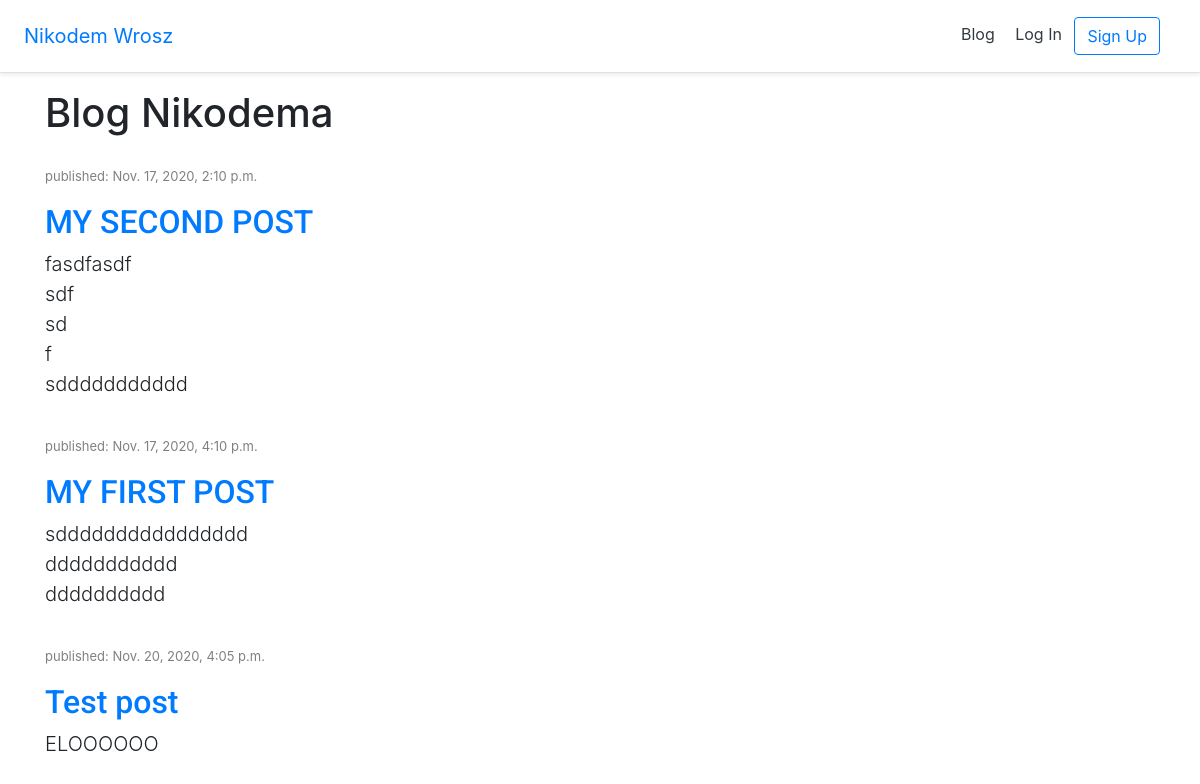
The page /blog/ on the database as committed earlier.
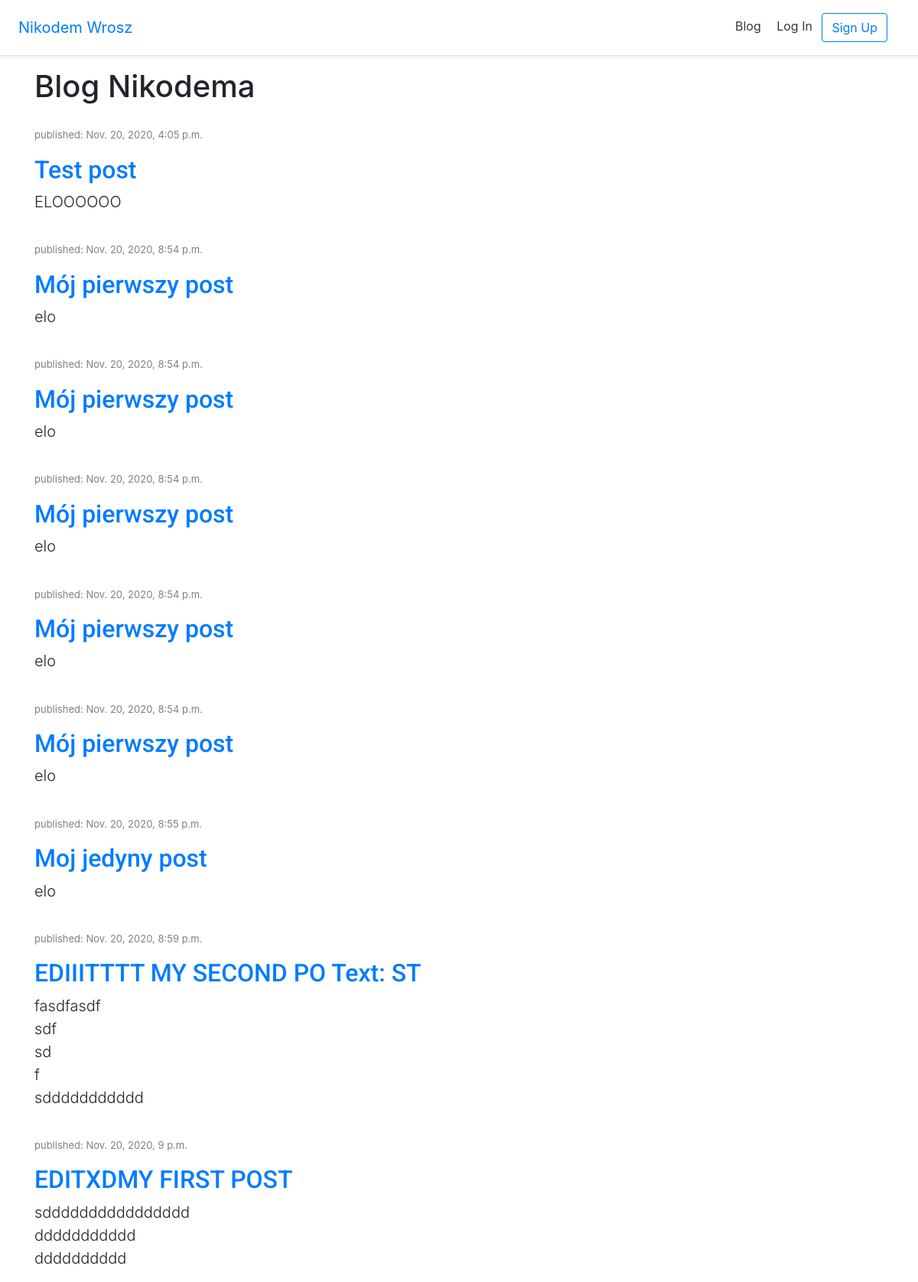
The same page on the database as committed later.
### blog/models.py (models this page shows, shortened)
class Post(models.Model):
    author = models.ForeignKey('users.CustomUser', on_delete=models.CASCADE)
    title = models.CharField(max_length=200)
    text = models.TextField()
    created_date = models.DateTimeField(
            default=timezone.now)
    published_date = models.DateTimeField(
            blank=True, null=True)

### blog/views.py (the view)
# urls.py: path('', views.post_list, name='post_list'),
def post_list(request):
    posts = Post.objects.filter(published_date__lte=timezone.now()).order_by('published_date')
    return render(request, 'blog/post_list.html',{'posts' : posts})

### templates/blog/post_list.html (shortened to what this page needs)
{% extends '_base.html' %}
{% load static %}
{% block content %}
<h1>Blog Nikodema</h1>
       {% for post in posts %}
            <div class="post">
                <p class="date">published: {{ post.published_date }}</p>
                <h2><a href="{% url 'post_detail' pk=post.pk %}">{{ post.title }}</a></h2>
                <p class="lead">{{ post.text|linebreaksbr }}</p>
            </div>
        {% endfor %}
{% endblock content %}

### templates/_base.html (shortened to what this page needs)
{% load static %}
<!DOCTYPE html>
<html>
<head>
  <link rel="stylesheet" href="https://stackpath.bootstrapcdn.com/bootstrap/4.5.0/css/bootstrap.min.css">
  <link rel="stylesheet" href="{% static 'css/base.css' %}">
</head>
<body>
  <header>
    <div class="d-flex flex-column flex-md-row align-items-center p-3 px-md-4
     mb-3 bg-white border-bottom shadow-sm">
      <a href="{% url 'home' %}" class="navbar-brand my-0 mr-md-auto
      font-weight-normal">Nikodem Wrosz</a>
      <nav class="my-2 my-md-0 mr-md-3">
        <a class="p-2 text-dark" href="{% url 'post_list' %}">Blog</a>
        {% if user.is_authenticated %}
          <a class="p-2 text-dark" href="{% url 'account_logout' %}">Log Out</a>
        {% else %}
          <a class="p-2 text-dark" href="{% url 'account_login' %}">Log In</a>
          <a class="btn btn-outline-primary"
            href="{% url 'account_signup' %}">Sign Up</a>
        {% endif %}
      </nav>
    </div>
  </header>
  <div class="container">
    {% block content %}
    {% endblock content %}
  </div>
</body>
</html>

### static/css/base.css (style rules this page uses)
.post { padding-top: 2%; }
.post h2 { font-family: 'Roboto'; }
.post .date { color: grey; font-size: small; }

Rows that differ between the two databases and show on the page:
shown differently, row unchanged: Post "Test post": moves up the list
added Post: published_date "Nov. 20, 2020, 8:54 p.m.", title "Mój pierwszy post", text "elo"
added Post: published_date "Nov. 20, 2020, 8:54 p.m.", title "Mój pierwszy post", text "elo"
added Post: published_date "Nov. 20, 2020, 8:54 p.m.", title "Mój pierwszy post", text "elo"
added Post: published_date "Nov. 20, 2020, 8:54 p.m.", title "Mój pierwszy post", text "elo"
added Post: published_date "Nov. 20, 2020, 8:54 p.m.", title "Mój pierwszy post", text "elo"
added Post: published_date "Nov. 20, 2020, 8:55 p.m.", title "Moj jedyny post", text "elo"
changed Post "fasdfasdf sdf sd f sddddddddddd": published_date "Nov. 17, 2020, 2:10 p.m." → "Nov. 20, 2020, 8:59 p.m."; title "MY SECOND POST" → "EDIIITTTT MY SECOND PO Text: ST"
changed Post "sdddddddddddddddd ddddddddddd dddddddddd": published_date "Nov. 17, 2020, 4:10 p.m." → "Nov. 20, 2020, 9 p.m."; title "MY FIRST POST" → "EDITXDMY FIRST POST"
